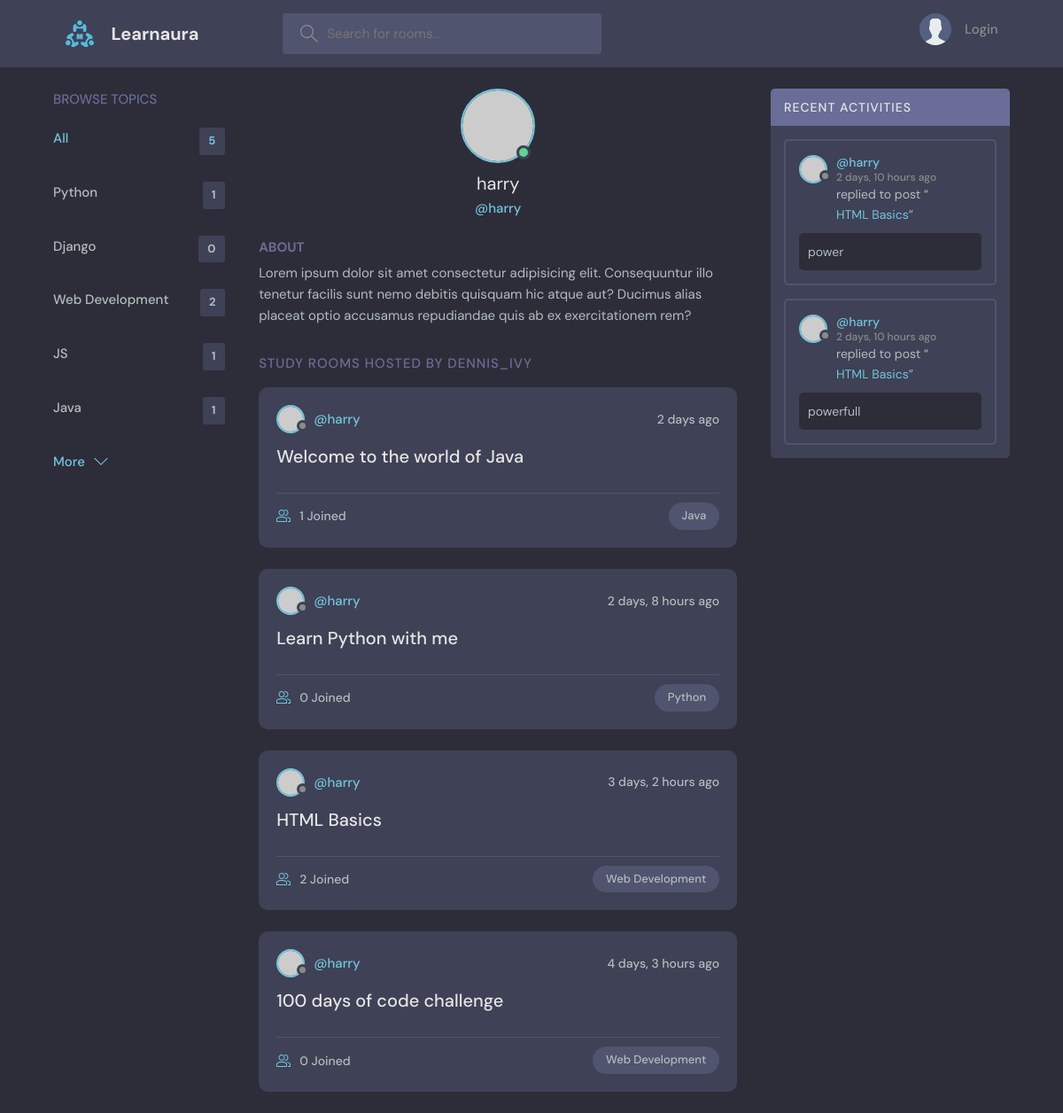
The page /profile/2 on the database its author committed.
### base/models.py (models this page shows, shortened)
class Topic(models.Model):
    name = models.CharField(max_length=200)
    def __str__(self):
        return self.name

class Room(models.Model):
    host = models.ForeignKey(User,on_delete=models.SET_NULL, null=True)
    topic = models.ForeignKey(Topic, on_delete=models.SET_NULL, null=True)
    name = models.CharField(max_length=200)
    description = models.TextField(null=True, blank=True)
    participants = models.ManyToManyField(User, related_name='participants')
    updated = models.DateTimeField(auto_now=True) #every time the save method
    created = models.DateTimeField(auto_now_add=True)
    class Meta:
        ordering = ['-updated', '-created']
    def __str__(self):
        return self.name

class Message(models.Model):
    user = models.ForeignKey(User, on_delete=models.CASCADE)
    room = models.ForeignKey(Room, on_delete=models.CASCADE)
    body = models.TextField()
    updated = models.DateTimeField(auto_now=True)
    created = models.DateTimeField(auto_now_add=True)
    class Meta:
        ordering = ['-updated', '-created']

### base/views.py (the view)
# urls.py: path('profile/<str:pk>',views.userProfile, name="user-profile"),
def userProfile(request,pk):
    user = User.objects.get(id=pk)
    rooms = user.room_set.all()
    room_messages = user.message_set.all()
    topics = Topic.objects.all()
    context = {'user':user,'rooms': rooms,'room_messages': room_messages,'topics':topics}
    return render(request, 'base/profile.html',context)

### base/templates/base/profile.html (shortened to what this page needs)
{% extends 'main.html' %}
{% block content %}
<main class="profile-page layout layout--3">
    <div class="container">
        <div>
        {% include 'base/topics_component.html' %}
        </div>
        <div class="roomList">
            <div class="profile">
                <div class="profile__avatar">
                    <div class="avatar avatar--large active">
                        <img src="https://randomuser.me/api/portraits/men/11.jpg" />
                    </div>
                </div>
                <div class="profile__info">
                    <h3>{{user.username}}</h3>
                    <p>@{{user.username}}</p>
                </div>
                <div class="profile__about">
                    <h3>About</h3>
                    <p>
                    Lorem ipsum dolor sit amet consectetur adipisicing elit. Consequuntur illo tenetur
                    facilis sunt nemo debitis quisquam hic atque aut? Ducimus alias placeat optio
                    accusamus repudiandae quis ab ex exercitationem rem?
                    </p>
                </div>
            </div>
            <div class="roomList__header">
                <div>
                    <h2>Study Rooms Hosted by dennis_ivy</a>
                    </h2>
                </div>
            </div>
             {% include 'base/feed_component.html' %}
        </div>
            <div>
            {% include 'base/activity_component.html' %}
            </div>
    </div>
</main>
{% endblock %}

### templates/main.html (shortened to what this page needs)
<!DOCTYPE html>
<html lang="en">
    {% load static %}
  <head>
    <link rel="stylesheet" href="{% static 'styles/style.css' %}" />
  </head>
  <body>
    {% include 'navbar.html' %}
     {% block content %}
     {% endblock %}
  </body>
</html>

### templates/navbar.html (shortened to what this page needs)
{% load static %}
<header class="header header--loggedIn">
    <div class="container">
        <a href="{% url 'home' %}" class="header__logo">
            <img src="{% static 'images/logo.svg' %}" />
            <h1>Learnaura</h1>
        </a>
        <form class="header__search" method="GET" action="{% url 'home' %}">
            <label>
                <input name="q" placeholder="Search for rooms..." />
            </label>
        </form>
        <nav class="header__menu">
            {% if request.user.is_authenticated %}
            <div class="header__user">
                <a href="{% url 'update-user' %}">
                    <div class="avatar avatar--medium active">
                        <img src="https://randomuser.me/api/portraits/men/37.jpg" />
                    </div>
                    <p>{{request.user.username}}<span>@{{request.user.username}}</span></p>
                </a>
                <button class="dropdown-button">
                    <svg version="1.1" xmlns="http://www.w3.org/2000/svg" width="32" height="32" viewBox="0 0 32 32">
                        <title>chevron-down</title>
                        <path d="M16 21l-13-13h-3l16 16 16-16h-3l-13 13z"></path>
                    </svg>
                </button>
            </div>
            {% else %}
            <a href="{% url 'login' %}">
                <img src="{% static 'images/avatar.svg' %}" />
                <p>Login</p>
            </a>
            {% endif %}
        </nav>
    </div>
</header>

### base/templates/base/topics_component.html
        <div class="topics">
          <div class="topics__header">
            <h2>Browse Topics</h2>
          </div>
          <ul class="topics__list">
            <li>
                <a href="{% url 'home' %}" class="active">All <span>{{topics.count}}</span></a>
            </li>
{% for topic in topics%}
            <li>
                <a href="{% url 'home' %}?q={{topic.name}}">{{topic}} <span>{{topic.room_set.all.count}}</span></a>
            </li>
{% endfor %}
          </ul>
          <a class="btn btn--link" href="{% url 'topics' %}">
            More
            <svg version="1.1" xmlns="http://www.w3.org/2000/svg" width="32" height="32" viewBox="0 0 32 32">
              <title>chevron-down</title>
              <path d="M16 21l-13-13h-3l16 16 16-16h-3l-13 13z"></path>
            </svg>
          </a>
        </div>

### base/templates/base/feed_component.html (shortened to what this page needs)
{% for room in rooms %}
            <div class="roomListRoom">
                <div class="roomListRoom__header">
                    <a href="{% url 'user-profile' room.host.id %}" class="roomListRoom__author">
                        <div class="avatar avatar--small">
                            <img src="https://randomuser.me/api/portraits/women/11.jpg" />
                        </div>
                        <span>@{{room.host.username}}</span>
                    </a>
                    <div class="roomListRoom__actions">
                        <span>{{room.created|timesince}} ago</span>
                    </div>
                </div>
                <div class="roomListRoom__content">
                    <a href="{%url 'room' room.id %}">{{room.name}}</a>
                </div>
                <div class="roomListRoom__meta">
                    <a href="{%url 'room' room.id %}" class="roomListRoom__joined">
                        {{room.participants.all.count}} Joined
                    </a>
                    <p class="roomListRoom__topic">{{room.topic}}</p>
                </div>
            </div>
{% endfor %}

### base/templates/base/activity_component.html (shortened to what this page needs)
 <div class="activities">
        <div class="activities__header">
            <h2>Recent Activities</h2>
        </div>
        {% for message in room_messages %}
        <div class="activities__box">
            <div class="activities__boxHeader roomListRoom__header">
                <a href="{% url 'user-profile' message.user.id %}" class="roomListRoom__author">
                    <div class="avatar avatar--small">
                        <img src="https://randomuser.me/api/portraits/women/11.jpg" />
                    </div>
                    <p>
                    @{{message.user}}
                    <span>{{message.created|timesince}} ago</span>
                    </p>
                </a>
            </div>
            <div class="activities__boxContent">
                <p>replied to post “<a href="{% url 'room' message.room.id %}">{{message.room}}</a>”</p>
                <div class="activities__boxRoomContent">
                    {{message.body}}
                </div>
            </div>
        </div>
        {% endfor %}
</div>

### rows shown on the page
Topic: name "Python", room_set.all.count "1"
Topic: name "Django", room_set.all.count "0"
Topic: name "Web Development", room_set.all.count "2"
Topic: name "JS", room_set.all.count "1"
Topic: name "Java", room_set.all.count "1"
Room: host.username "harry", created "2 days", name "Welcome to the world of Java", participants.all.count "1", topic "Java"
Room: host.username "harry", created "2 days, 8 hours", name "Learn Python with me", participants.all.count "0", topic "Python"
Room: host.username "harry", created "3 days, 2 hours", name "HTML Basics", participants.all.count "2", topic "Web Development"
Room: host.username "harry", created "4 days, 3 hours", name "100 days of code challenge", participants.all.count "0", topic "Web Development"
Message: user "harry", created "2 days, 10 hours", room "HTML Basics", body "power"
Message: user "harry", created "2 days, 10 hours", room "HTML Basics", body "powerfull"

### other values the page prints
{{ topics.count }} "5"
{{ user.username }} "harry"
